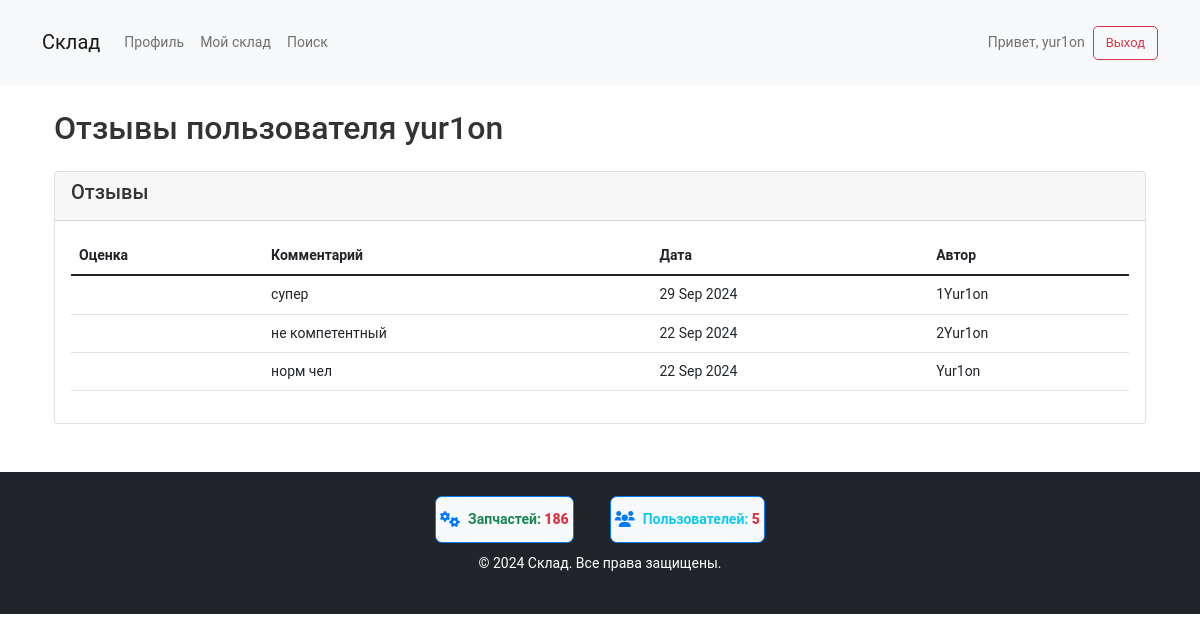
Screenshot of /user/2/reviews/ (signed in) with the database file from the repository.
### user_profile/models.py (models this page shows, shortened)
class Review(models.Model):
    user = models.ForeignKey(User, on_delete=models.CASCADE, related_name='received_reviews')
    reviewer = models.ForeignKey(User, on_delete=models.CASCADE, related_name='given_reviews')
    rating = models.PositiveSmallIntegerField()  # Рейтинг от 1 до 5
    comment = models.TextField(null=True, blank=True)
    created_at = models.DateTimeField(auto_now_add=True)

### user_profile/views.py (the view)
# urls.py: path('user/<int:user_id>/reviews/', views.view_reviews, name='view_reviews'),
@login_required
def view_reviews(request, user_id):
    user = get_object_or_404(User, id=user_id)
    reviews = Review.objects.filter(user=user).order_by('-created_at')
    return render(request, 'warehouse/view_reviews.html', {'user': user, 'reviews': reviews})

### warehouse/context_processors.py (called while the page is built)
def counts(request):
    return {
        'part_count': Part.objects.count(),
        'user_count': User.objects.count(),
    }

### warehouse/templates/warehouse/view_reviews.html (shortened to what this page needs)
{% extends 'warehouse/base.html' %}
{% block content %}
<div class="container mt-4">
    <h2 class="mb-4">Отзывы пользователя {{ user.username }}</h2>
    {% if reviews %}
        <div class="card">
            <div class="card-header">
                <h5 class="card-title">Отзывы</h5>
            </div>
            <div class="card-body">
                <table class="table table-hover">
                    <thead class="thead-light">
                        <tr>
                            <th>Оценка</th>
                            <th>Комментарий</th>
                            <th>Дата</th>
                            <th>Автор</th>
                        </tr>
                    </thead>
                    <tbody>
                        {% for review in reviews %}
                        <tr>
                            <td>
                                <span class="badge badge-success">{{ review.rating }} / 5</span>
                            </td>
                            <td>{{ review.comment }}</td>
                            <td>{{ review.created_at|date:"d M Y" }}</td>
                            <td>{{ review.reviewer.username }}</td>
                        </tr>
                        {% endfor %}
                    </tbody>
                </table>
            </div>
        </div>
    {% else %}
        <div class="alert alert-info mt-4" role="alert">
            У этого пользователя пока нет отзывов.
        </div>
    {% endif %}
</div>
{% endblock %}

### warehouse/templates/warehouse/base.html (shortened to what this page needs)
<!DOCTYPE html>
<html lang="ru">
<head>
    {% load static %}
    <link href="https://cdn.jsdelivr.net/npm/bootstrap@5.1.3/dist/css/bootstrap.min.css" rel="stylesheet">
    <link rel="stylesheet" href="https://cdnjs.cloudflare.com/ajax/libs/font-awesome/6.0.0-beta3/css/all.min.css">
    <link rel="stylesheet" href="{% static 'css/styles.css' %}">
</head>
<body>
    <header class="header bg-light py-3 mb-4">
        <div class="container">
            <nav class="navbar navbar-expand-lg navbar-light">
                <a class="navbar-brand" href="{% url 'home' %}">Склад</a>
                <div class="collapse navbar-collapse" id="navbarNav">
                    <ul class="navbar-nav me-auto">
                        {% if user.is_authenticated %}
                            <li class="nav-item"><a class="nav-link" href="{% url 'profile' %}">Профиль</a></li>
                            <li class="nav-item"><a class="nav-link" href="{% url 'warehouse' %}">Мой склад</a></li>
                        {% endif %}
                        <li class="nav-item"><a class="nav-link" href="{% url 'search' %}">Поиск</a></li>
                    </ul>
                    {% if user.is_authenticated %}
                        <span class="navbar-text ms-3">Привет, {{ user.username }}</span>
                        <a class="btn btn-outline-danger ms-2" href="{% url 'logout' %}">Выход</a>
                    {% else %}
                        <a class="btn btn-outline-primary ms-2" href="{% url 'login' %}">Вход</a>
                        <a class="btn btn-outline-secondary ms-2" href="{% url 'register' %}">Регистрация</a>
                    {% endif %}
                </div>
            </nav>
        </div>
    </header>
    <div class="container mt-4">
        {% block content %}{% endblock %}
    </div>
    <footer class="footer bg-dark text-white py-4 mt-5">
        <div class="container">
            <div class="counter-group">
                <div class="counter">
                    <i class="fas fa-cogs"></i>
                    <span class="navbar-text text-success fw-bold">Запчастей: <strong class="text-danger">{{ part_count }}</strong></span>
                </div>
                <div class="counter">
                    <i class="fas fa-users"></i>
                    <span class="navbar-text text-info fw-bold">Пользователей: <strong class="text-danger">{{ user_count }}</strong></span>
                </div>
            </div>
            <p class="text-center">&copy; 2024 Склад. Все права защищены.</p>
        </div>
    </footer>
</body>
</html>

### static/css/styles.css (style rules this page uses)
body { margin: 0; padding: 0; color: #333; font-family: 'Roboto', sans-serif; font-size: 14px; line-height: 21px; position: relative; }
.btn { padding: 6px 12px; font-size: 13px; line-height: 20px; border-radius: 5px; text-align: center; display: inline-block; cursor: pointer; }

### warehouse/templates/warehouse/base.html (style rules this page uses)
.counter { border: 1px solid #007bff; border-radius: 7px; padding: 4px; margin: 0 8px; display: flex; align-items: center; background-color: #f8f9fa; }
.counter i { font-size: 1rem; margin-right: 8px; color: #007bff; }
.footer .counter-group { display: flex; justify-content: center; gap: 20px; margin-bottom: 10px; }

### rows the page displays
Review: comment "супер", created_at "29 Sep 2024", reviewer.username "1Yur1on"
Review: comment "не компетентный", created_at "22 Sep 2024", reviewer.username "2Yur1on"
Review: comment "норм чел", created_at "22 Sep 2024", reviewer.username "Yur1on"

### other values shown
{{ user.username }} "yur1on"
{{ part_count }} "186"
{{ user_count }} "5"
